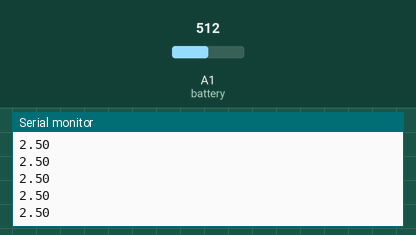
Simulated run of this sketch. Board: Arduino Uno, built with avr-gcc and run on an emulated ATmega328P. On the bench: the last lines printed to the serial monitor. The test bench sets the inputs (shaded band); at power-on: A1 (battery) = 512.

Above: at 1.2 s.
1.3 s: A1 (battery) set to 716
At 2.3 s:
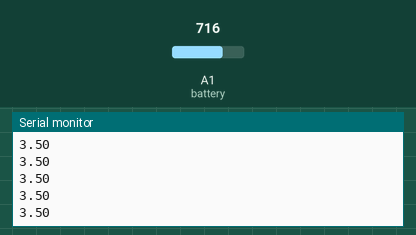
2.8 s: A1 (battery) set to 900
At 3.7 s:
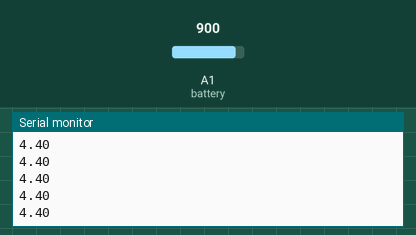
Timing chart, 0 to 5.8 s (numbered marks = the images above; inputs shaded):
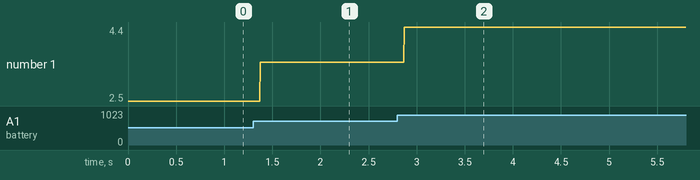

Measured:
- after the input at 1.3 s, the serial monitor: prints a new line after 0.07 s (image 1)
- after the input at 2.8 s, the serial monitor: prints a new line after 0.07 s (image 2)
- plotted number 1: 2.5 → 3.5 after the input at 1.3 s, 3.5 → 4.4 after the input at 2.8 s

The sketch:

battery_percentage.ino
```cpp
const int battery = A1;
void setup() {
  // put your setup code here, to run once:
  pinMode(battery,INPUT);
  Serial.begin(9600);
}

void loop() {
  // put your main code here, to run repeatedly:
  float data = analogRead(battery);
  float v_data = 5*data/1023;
  Serial.println(v_data);
  delay(0.1);
}
```
